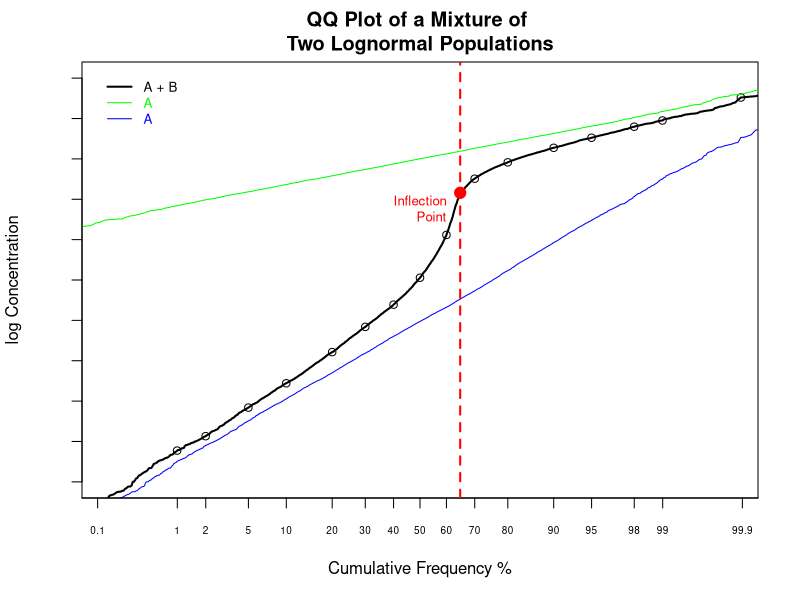

Recreate this plot in R.
## ---- chunk 1
percents <- c(0.01, 0.1, 1, 2, 5, 10, 20, 30, 40, 50, 60, 70, 80, 90, 95, 98, 99, 99.9, 99.99)
n <- 10000
propA <- 0.65
A <- sort(exp(rnorm(n, 4, 0.75)))
B <- sort(exp(rnorm(n, 6, 0.25)))
i_mix <- sort(c(sample(A, size = propA * n), sample(B, size = (1 - propA) * n)))
mix <- qqnorm(log(i_mix), plot.it = FALSE)
par(mar = c(5.1, 4.1, 3.1, 2.1), oma = c(0, 0, 0, 0))
plot(mix, 
     col = 0, 
     type = "l",
     lwd = 2,
     cex = 0.5, 
     xlim = c(-3, 3), 
     ylim = c(2, 7), 
     xaxt = "n",
     yaxt = "n",
     xlab = "Cumulative Frequency %", 
     ylab = "log Concentration",
     main = "QQ Plot of a Mixture of \nTwo Lognormal Populations")
points(as.data.frame(mix)[length(mix$x) * percents / 100, ], cex = 1)
lines(mix, col = "black", lwd = 2)
lines(qqnorm(log(A), plot.it = FALSE), col = "blue", lwd = 1)
lines(qqnorm(log(B), plot.it = FALSE), col = "green", lwd = 1)
axis(1, at = qnorm(percents / 100), labels = as.character(percents), cex.axis = 0.6)
axis(2, at = seq(2, 7, by = 0.5), labels = NA)
legend("topleft", inset = 0.02, 
       c("A + B", "A", "A"), lty = c(1, 1, 1), lwd = c(2, 1, 1), 
       col = c("black", "green", "blue"), text.col = c("black", "green", "blue"), bty = "n", cex = 0.8)
abline(v = qnorm(propA), col = "red", lwd = 2, lty = 2)
points(qnorm(65 / 100), 5.58, col = "red", pch = 19, cex = 1.5)
text(qnorm(60 / 100), 5, "Inflection\nPoint", col = "red", adj = c(1, -0.70), cex = 0.8)
